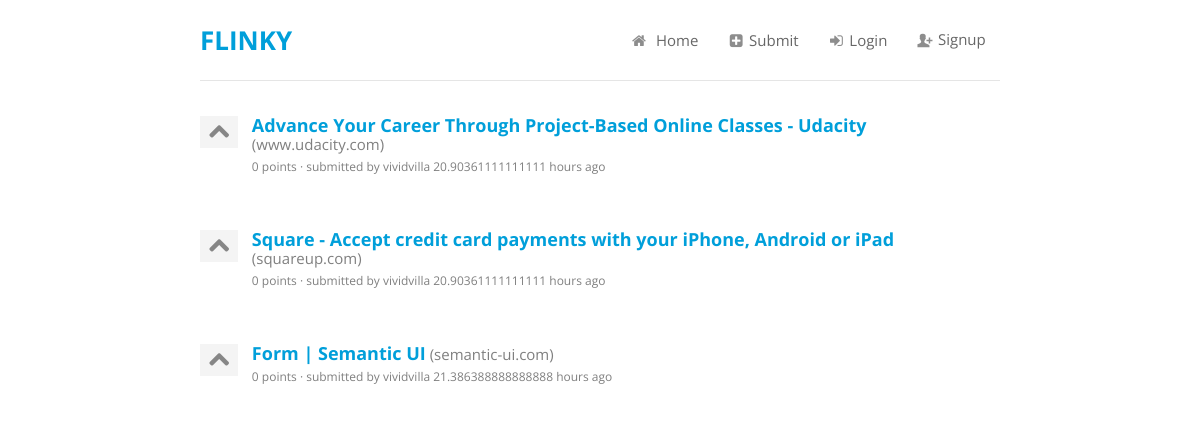
Before: / with the older database file.
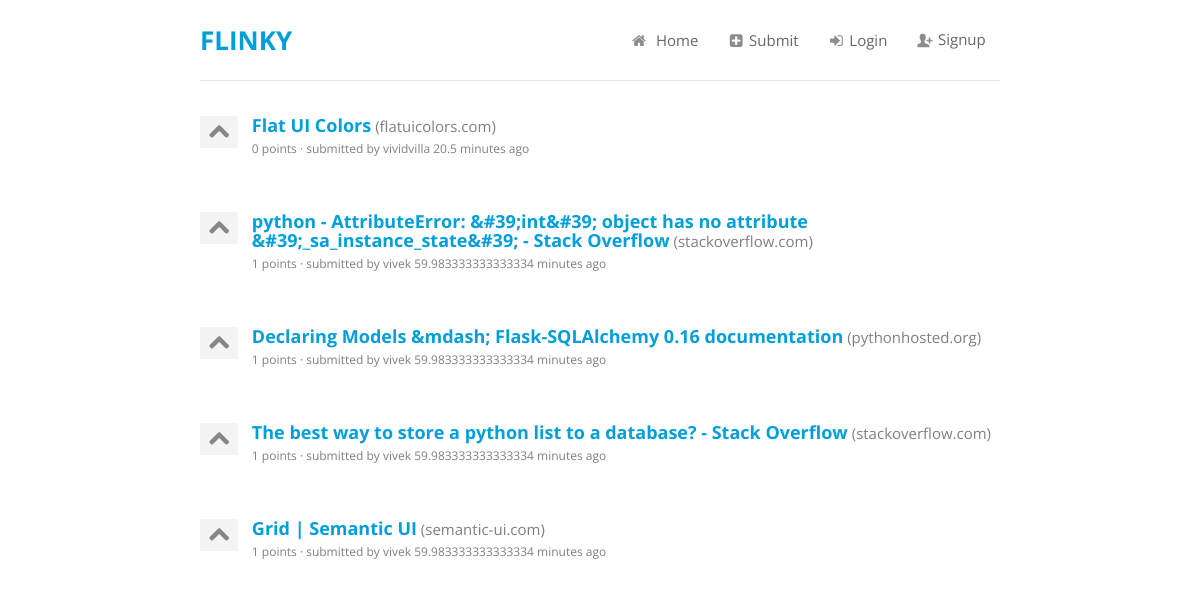
After: the same page with the newer database file.
### flinky/models.py (models this page shows, shortened)
class Link(db.Model):
    id = db.Column(db.Integer, primary_key = True)
    link = db.Column(db.String(240), unique = True)
    title = db.Column(db.String(240))
    points = db.Column(db.Integer)
    domain = db.Column(db.String(240))
    submitted = db.Column(db.DateTime())
    user_id = db.Column(db.Integer, db.ForeignKey('user.id'))
    user = db.relationship('User', backref = 'link', uselist=False)
    upvotes = db.relationship('User', secondary=upvotes, backref=db.backref('upvoted', lazy='dynamic'))

class User(db.Model):
    id = db.Column(db.Integer, primary_key = True)
    username = db.Column(db.String(80), unique = True)
    email = db.Column(db.String(80), unique = True)
    password = db.Column(db.Text)
    joined = db.Column(db.DateTime())
    karma = db.Column(db.Integer(), default = 0)

### flinky/views/link.py (the view)
@app.route('/')
def index():
	links = Link.query.order_by(desc(Link.id)).all()
	return render_template('home.html', links = links)

### flinky/__init__.py (called while the page is built)
@app.before_request
def set_session():
    session.modified = True

### flinky/utils.py (called while the page is built)
@app.template_filter('calc_time')
def calc_time(date):
	curr_date = datetime.now()
	diff = curr_date - date
	seconds = diff.seconds
	days = diff.days
	if days > 365:
		return "{} years".format(days/365)
	elif days > 30:
		return "{} months".format(days/30)
	elif days > 1:
		return "{} days".format(days)
	elif seconds > 7200:
		return "{} hours".format(seconds/3600)
	elif seconds > 120:
		return "{} minutes".format(seconds/60)
	else:
		return "{} seconds".format(seconds)

### flinky/templates/home.html (shortened to what this page needs)
{% extends 'base.html' %}
{% block content %}
{% if links %}
{% for link in links %}
<div class="ui list">
	<div class="item">
		<div class="ui grid">
			<div class="left floated one wide column">
				<a class="upvote {% if session.logged_in %}{{ link.upvotes | submitted_by_me }}{% endif %}" href="{{ url_for('upvote', linkid = link.id, prev = request.path ) }}"><i class="large up arrow outline icon"></i></a>
			</div>
			<div class="right floated fifteen wide column">
				<div class="content">
					<a class="header links" href="{{ link.link }}" target="_blank">{{ link.title }}</a> <span class="description">({{ link.domain }})</span>
					<div class="description link-desc">{{ link.points }} points &middot; submitted by {{ link.user.username }} {{ link.submitted | calc_time }} ago </div>
				</div>
			</div>
		</div>
	</div>
</div>
{% endfor %}
{% else %}
<h4>No links submitted yet</h4>
{% endif %}
{% endblock %}

### flinky/templates/base.html (shortened to what this page needs)
<!DOCTYPE html>
<html>
<head>
  <link rel="stylesheet" type="text/css" href="{{ url_for('static', filename='semantic/css/semantic.css') }}">
  <link rel="stylesheet" type="text/css" href="{{ url_for('static', filename='semantic/css/custom.css') }}">
</head>
<body>
	<div class="wrap">
	<header>
		<div class="ui grid">
			<div class="left floated four wide column">
				<div class="header-title"><h1><a href="/">Flinky</a></h1></div>
			</div>
			<div class="right floated ten wide column">
				<div class="ui secondary pointing menu topmenu">
					 <div class="right menu">
						<a class="item" href="/"><i class="home icon"></i> Home</a>
						<a class="item" href="/submit/"><i class="add sign box icon"></i>Submit</a>
						{% if session['logged_in'] %}
						<a class="item" href="/profile/"><i class="user icon"></i>Profile</a>
						<a class="item" href="/logout/"><i class="sign out icon"></i>Logout</a>
						{% else %}
						<a class="item" href="/login/"><i class="sign in icon"></i>Login</a>
						<a class="item" href="/signup/"><i class="add user basic icon"></i>Signup</a>
						{% endif %}
					</div>
				</div>
			</div>
		</div>
	</header>
	{% block content %}
	{% endblock %}
	</div>
</body>
</html>

### flinky/static/semantic/css/custom.css (style rules this page uses)
html, body { font-size: 15px; height: 100%; }
body { font-family: "Open Sans", "Helvetica Neue", "Helvetica", "Arial", sans-serif; background: #FFFFFF; margin: 0px; padding: 0px; color: #555555; text-rendering: optimizeLegibility; min-width: 320px; }
.ui.header, h1, h2 { font-weight: normal !important; }
a { color: #009FDA; text-decoration: none; -webkit-transition: color 0.3s ease; -moz-transition: color 0.3s ease; transition: color 0.3s ease; }
.wrap { max-width: 800px; margin: 0 auto; padding: 0; }
header { border-bottom: 1px solid #e5e5e5; height: 80px; }
header .header-title { text-transform: uppercase; }
.header-title h1 { font-size: 26px; font-weight: 700 !important; padding: 5px 0; }
.ui.secondary.pointing.menu.topmenu { border: 0; padding: 23px 0; }
.ui.grid.header-form, .ui.grid.header-form > .column, .ui.grid.header-form h4, .ui.grid.header-form h2, header .ui.grid > .column, header .ui.grid { margin: 0; padding: 0; }
.upvote { display: inline-block; background: #f4f4f4; padding: 5px; }
.upvote i.icon { padding: 0; margin: 0; }
.links { font-size: 1.2em; }
.link-desc { margin-top: 5px; font-size: 0.8em; }

Changed rows visible on the page:
removed Link: title "Advance Your Career Through Project-Based Online Classes - Udacity", domain "www.udacity.com", points "0", user.username "vividvilla", submitted|calc_time "20.90361111111111 hours"
removed Link: title "Form | Semantic UI", domain "semantic-ui.com", points "0", user.username "vividvilla", submitted|calc_time "21.386388888888888 hours"
added Link: title "Flat UI Colors", domain "flatuicolors.com", points "0", user.username "vividvilla", submitted|calc_time "20.5 minutes"
added Link: title "python - AttributeError: &#39;int&#39; object has no attribute &#39;_sa_instance_state&#39; - Stack Overflow", domain "stackoverflow.com", points "1", user.username "vivek", submitted|calc_time "59.983333333333334 minutes"
added Link: title "Declaring Models &mdash; Flask-SQLAlchemy 0.16 documentation", domain "pythonhosted.org", points "1", user.username "vivek", submitted|calc_time "59.983333333333334 minutes"
changed Link: title "Square - Accept credit card payments with your iPhone, Android or iPad" → "The best way to store a python list to a database? - Stack Overflow"; domain "squareup.com" → "stackoverflow.com"; points "0" → "1"; user.username "vividvilla" → "vivek"; submitted|calc_time "20.90361111111111 hours" → "59.983333333333334 minutes"
added Link: title "Grid | Semantic UI", domain "semantic-ui.com", points "1", user.username "vivek", submitted|calc_time "59.983333333333334 minutes"
